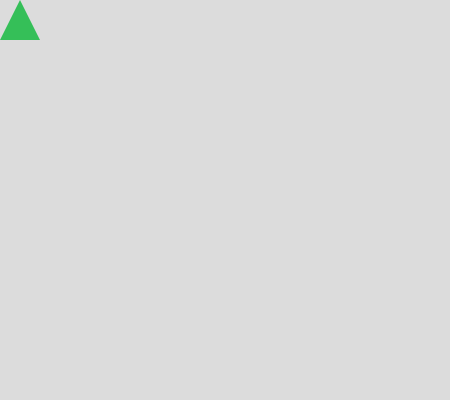
Frame 1 (no input)
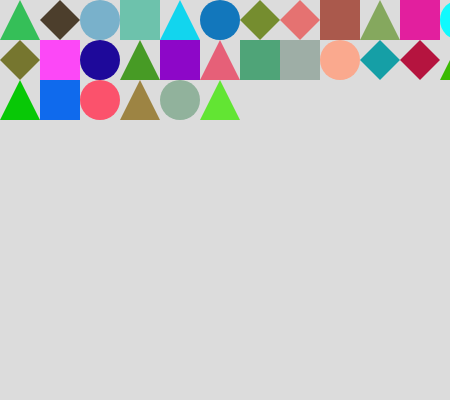
Frame 60 (no input)
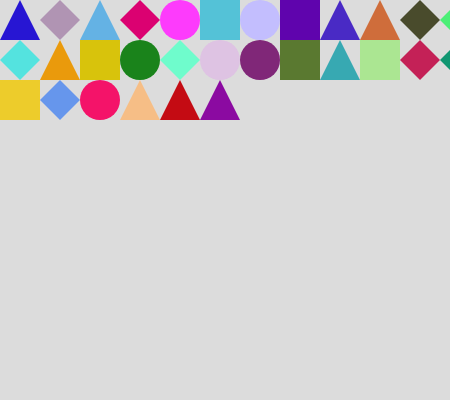
Frame 120 (the mouse pressed at the canvas centre since frame 60)

The p5.js sketch that drew these frames (run headless with seeded random() and noise() and a simulated clock; from frame 60 on, the mouse is pressed at the canvas centre):

// p5.js sketch
// ── sketch.js
let gridSize = 40; // Размер одного "пикселя"
let cols, rows;
let currentPixel = 0; // Текущий пиксель для отрисовки
let totalPixels; // Общее количество пикселей
let pixelData = []; // Массив для хранения данных о каждом пикселе

function setup() {
    createCanvas(450, 400);
    cols = ceil(width / gridSize);
    rows = ceil(height / gridSize);
    totalPixels = cols * rows;
    noStroke();
    
    // Предварительно генерируем данные для всех пикселей
    generatePixelData();
    
    // Устанавливаем скорость появления пикселей (в миллисекундах)
    frameRate(30); // 30 FPS для плавной анимации
}

function generatePixelData() {
    pixelData = [];
    for (let i = 0; i < totalPixels; i++) {
        let col = i % cols;
        let row = floor(i / cols);
        let x = col * gridSize;
        let y = row * gridSize;
        
        let shape = floor(random(4));
        let c = color(random(255), random(255), random(255));
        
        pixelData.push({
            x: x,
            y: y,
            shape: shape,
            color: c
        });
    }
}

function draw() {
    background(220);
    
    // Отрисовываем все пиксели до текущего
    for (let i = 0; i <= currentPixel && i < totalPixels; i++) {
        let pixel = pixelData[i];
        fill(pixel.color);
        
        switch(pixel.shape) {
            case 0: // Квадрат
                rect(pixel.x, pixel.y, gridSize, gridSize);
                break;
            case 1: // Круг
                ellipse(pixel.x + gridSize/2, pixel.y + gridSize/2, gridSize, gridSize);
                break;
            case 2: // Треугольник
                triangle(pixel.x, pixel.y + gridSize, 
                        pixel.x + gridSize/2, pixel.y, 
                        pixel.x + gridSize, pixel.y + gridSize);
                break;
            case 3: // Ромб
                quad(pixel.x + gridSize/2, pixel.y, 
                     pixel.x + gridSize, pixel.y + gridSize/2, 
                     pixel.x + gridSize/2, pixel.y + gridSize, 
                     pixel.x, pixel.y + gridSize/2);
                break;
        }
    }
    
    // Переходим к следующему пикселю каждые несколько кадров
    if (frameCount % 2 === 0 && currentPixel < totalPixels - 1) { // Каждые 2 кадра
        currentPixel++;
    }
}

function windowResized() {
    resizeCanvas(windowWidth, windowHeight);
    cols = ceil(width / gridSize);
    rows = ceil(height / gridSize);
    totalPixels = cols * rows;
    currentPixel = 0;
    generatePixelData();
}

// Функция для перезапуска анимации
function mousePressed() {
    currentPixel = 0;
    generatePixelData();
}
